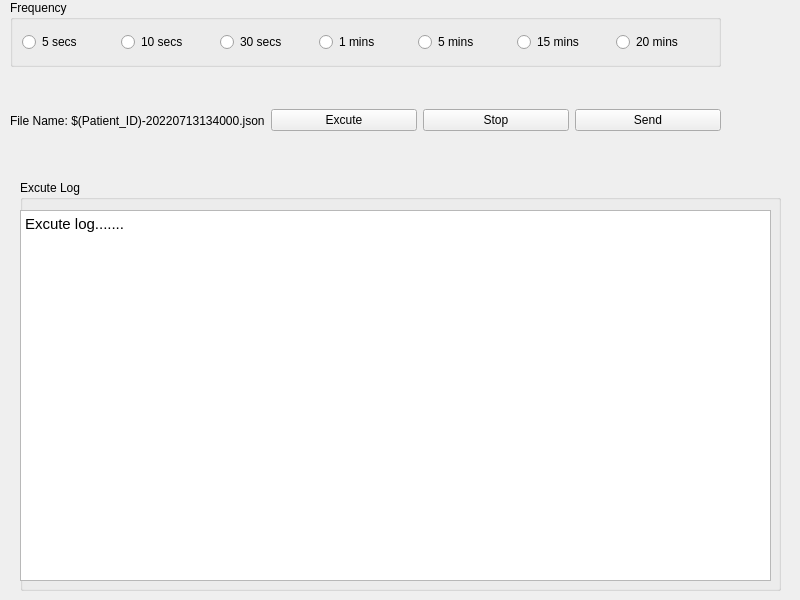
<?xml version="1.0" encoding="UTF-8"?>
<ui version="4.0">
 <class>UtilitiesTab_exporter_Widget</class>
 <widget class="QWidget" name="UtilitiesTab_exporter_Widget">
  <property name="geometry">
   <rect>
    <x>0</x>
    <y>0</y>
    <width>800</width>
    <height>600</height>
   </rect>
  </property>
  <property name="windowTitle">
   <string>Form</string>
  </property>
  <widget class="QGroupBox" name="groupBox">
   <property name="geometry">
    <rect>
     <x>10</x>
     <y>0</y>
     <width>711</width>
     <height>67</height>
    </rect>
   </property>
   <property name="title">
    <string>Frequency</string>
   </property>
   <layout class="QHBoxLayout" name="horizontalLayout_4">
    <item>
     <widget class="QRadioButton" name="sec5_radioButton">
      <property name="text">
       <string>5 secs</string>
      </property>
     </widget>
    </item>
    <item>
     <widget class="QRadioButton" name="sec10_radioButton">
      <property name="text">
       <string>10 secs</string>
      </property>
     </widget>
    </item>
    <item>
     <widget class="QRadioButton" name="sec30_radioButton">
      <property name="text">
       <string>30 secs</string>
      </property>
     </widget>
    </item>
    <item>
     <widget class="QRadioButton" name="min1_radioButton">
      <property name="text">
       <string>1 mins</string>
      </property>
     </widget>
    </item>
    <item>
     <widget class="QRadioButton" name="min5_radioButton">
      <property name="text">
       <string>5 mins</string>
      </property>
     </widget>
    </item>
    <item>
     <widget class="QRadioButton" name="min15_radioButton">
      <property name="text">
       <string>15 mins</string>
      </property>
     </widget>
    </item>
    <item>
     <widget class="QRadioButton" name="min20_radioButton">
      <property name="text">
       <string>20 mins</string>
      </property>
     </widget>
    </item>
   </layout>
  </widget>
  <widget class="QGroupBox" name="groupBox_2">
   <property name="geometry">
    <rect>
     <x>20</x>
     <y>180</y>
     <width>761</width>
     <height>411</height>
    </rect>
   </property>
   <property name="title">
    <string>Excute Log</string>
   </property>
   <widget class="QTextBrowser" name="log_textBrowser">
    <property name="geometry">
     <rect>
      <x>0</x>
      <y>30</y>
      <width>751</width>
      <height>371</height>
     </rect>
    </property>
    <property name="html">
     <string>&lt;!DOCTYPE HTML PUBLIC &quot;-//W3C//DTD HTML 4.0//EN&quot; &quot;http://www.w3.org/TR/REC-html40/strict.dtd&quot;&gt;
&lt;html&gt;&lt;head&gt;&lt;meta name=&quot;qrichtext&quot; content=&quot;1&quot; /&gt;&lt;meta charset=&quot;utf-8&quot; /&gt;&lt;style type=&quot;text/css&quot;&gt;
p, li { white-space: pre-wrap; }
hr { height: 1px; border-width: 0; }
&lt;/style&gt;&lt;/head&gt;&lt;body style=&quot; font-family:'Ubuntu'; font-size:11pt; font-weight:400; font-style:normal;&quot;&gt;
&lt;p style=&quot; margin-top:0px; margin-bottom:0px; margin-left:0px; margin-right:0px; -qt-block-indent:0; text-indent:0px;&quot;&gt;Excute log.......&lt;/p&gt;&lt;/body&gt;&lt;/html&gt;</string>
    </property>
   </widget>
  </widget>
  <widget class="QWidget" name="layoutWidget">
   <property name="geometry">
    <rect>
     <x>10</x>
     <y>100</y>
     <width>711</width>
     <height>41</height>
    </rect>
   </property>
   <layout class="QHBoxLayout" name="horizontalLayout_3">
    <item>
     <widget class="QLabel" name="fileName_label">
      <property name="text">
       <string>File Name: $(Patient_ID)-20220713134000.json</string>
      </property>
     </widget>
    </item>
    <item>
     <widget class="QPushButton" name="excute_pushButton">
      <property name="text">
       <string>Excute</string>
      </property>
     </widget>
    </item>
    <item>
     <widget class="QPushButton" name="stop_pushButton">
      <property name="text">
       <string>Stop</string>
      </property>
     </widget>
    </item>
    <item>
     <widget class="QPushButton" name="send_pushButton">
      <property name="text">
       <string>Send</string>
      </property>
     </widget>
    </item>
   </layout>
  </widget>
 </widget>
 <resources/>
 <connections/>
</ui>
